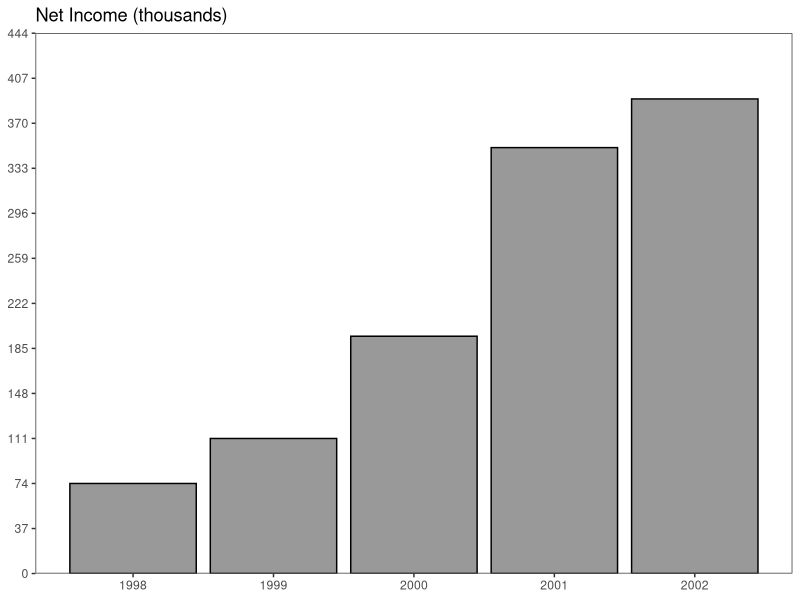

This chart was generated by the following R code: (Note: this script raises an error after producing the figure.)
library(ggplot2)
library(gridExtra)

this_base <- "fig07-25_annual-report-data-tick-marks-at-hard-to-judge-values"

my_data <- data.frame(year = 1998:2002,
                      value = c(74, 111, 195, 350, 390))

p <- ggplot(my_data, aes(x = year, y = value)) +
  geom_bar(stat = "identity", colour = "black", fill = "grey60") +
  scale_y_continuous(breaks = seq(0, 444, 37), limits = c(0, 444), 
                     expand = c(0, 0)) +
  ggtitle("Net Income (thousands)") + 
  theme_bw() + 
  theme(panel.grid.major = element_blank(),
        panel.grid.minor = element_blank(),
        axis.title = element_blank())

p <- arrangeGrob(p, main = textGrob(
  "Fig 7.25 Annual Report Data: Tick Marks \n at Hard-to-Judge Values",
  just = "top", vjust = 0.75, gp = gpar(fontface = "bold")))

p

# must pass in p3 since arrangeGrob doesnt return ggplot object
ggsave(paste0(this_base, ".png"),
       p, width = 6, height = 4)

## note: my_data is estimated
